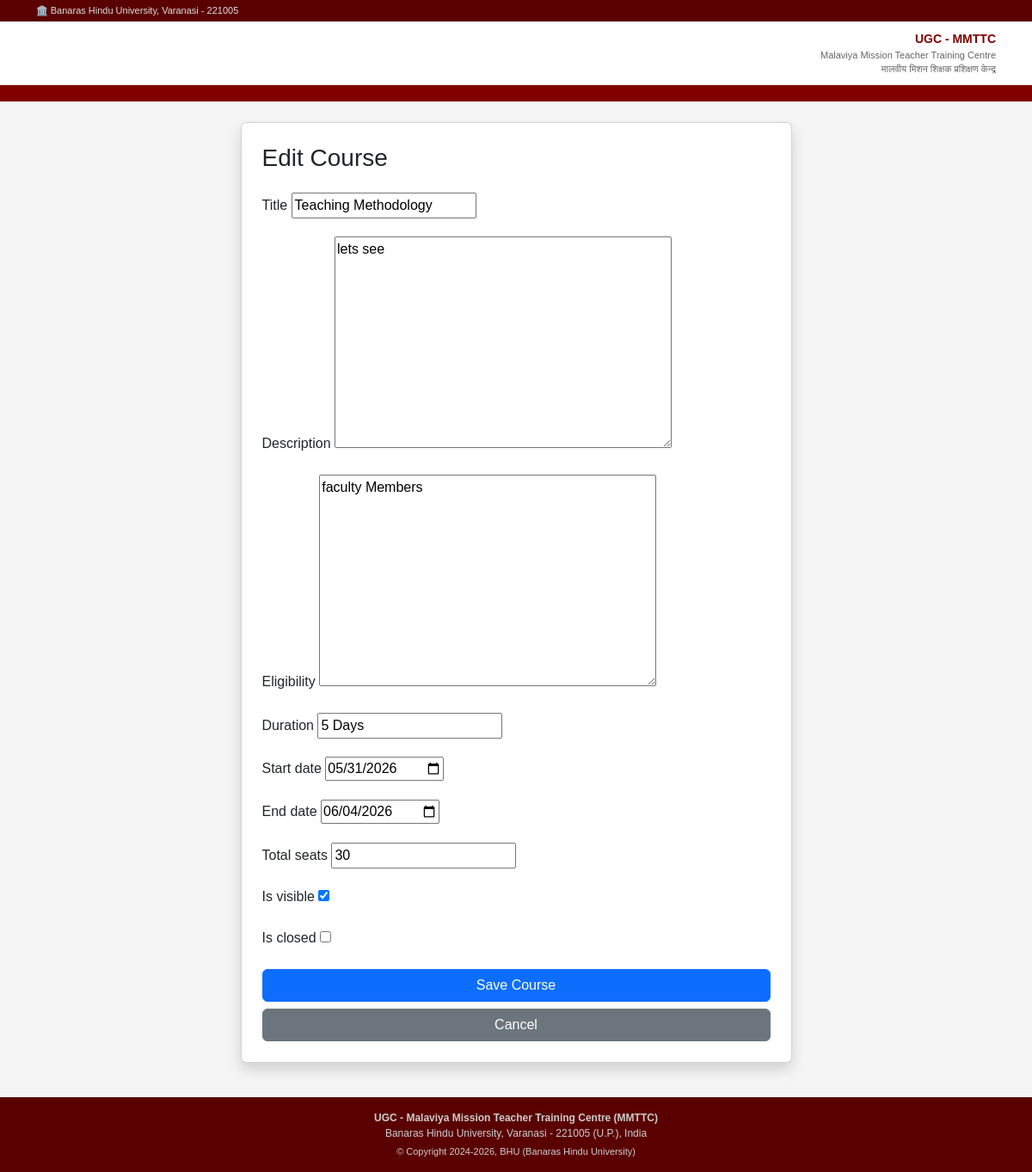
The app's page /courses/edit/1/ with its own data.
### courses/models.py (models this page shows, shortened)
class Course(models.Model):
    title = models.CharField(max_length=255)
    description = models.TextField()
    eligibility = models.TextField()
    duration = models.CharField(max_length=100)
    start_date = models.DateField()
    end_date = models.DateField()
    total_seats = models.IntegerField()
    seats_filled = models.IntegerField(default=0)
    is_visible = models.BooleanField(default=True)
    is_closed = models.BooleanField(default=False)
    created_by = models.ForeignKey(CustomUser, on_delete=models.SET_NULL, null=True)
    created_at = models.DateTimeField(auto_now_add=True)

### courses/views.py (the view)
# urls.py: path('edit/<int:pk>/', views.course_edit, name='course_edit'),
def course_edit(request, pk):
    course = get_object_or_404(Course, pk=pk)
    if request.method == 'POST':
        form = CourseForm(request.POST, instance=course)
        if form.is_valid():
            form.save()
            return redirect('course_list')
    else:
        form = CourseForm(instance=course)
    return render(request, 'courses/course_form.html', {'form': form, 'title': 'Edit Course'})

### courses/forms.py
class CourseForm(forms.ModelForm):
    class Meta:
        model = Course
        fields = [
            'title', 'description', 'eligibility',
            'duration', 'start_date', 'end_date',
            'total_seats', 'is_visible', 'is_closed'
        ]
        widgets = {
            'start_date': forms.DateInput(attrs={'type': 'date'}),
            'end_date': forms.DateInput(attrs={'type': 'date'}),
        }

### templates/courses/course_form.html (shortened to what this page needs)
{% extends 'base.html' %}
{% block content %}
<div class="container mt-4">
    <div class="row justify-content-center">
        <div class="col-md-7">
            <div class="card shadow">
                <div class="card-body p-4">
                    <h3 class="mb-4">{{ title }}</h3>
                    <form method="POST">
                        {% for field in form %}
                            <div class="mb-3">
                                <label class="form-label">{{ field.label }}</label>
                                {{ field }}
                            </div>
                        {% endfor %}
                        <button type="submit" class="btn btn-primary w-100">Save Course</button>
                        <a href="{% url 'course_list' %}" class="btn btn-secondary w-100 mt-2">Cancel</a>
                    </form>
                </div>
            </div>
        </div>
    </div>
</div>
{% endblock %}

### templates/base.html (style rules this page uses)
:root { --bhu-maroon: #800000; --bhu-dark: #5a0000; --bhu-light: #f9f3f3; --bhu-gold: #c8a951; }
body { background-color: #f5f5f5; font-family: Arial, sans-serif; }

### records on screen
Course: form "Teaching Methodology" "lets see" "faculty Members" "5 Days" "05/31/2026" "06/04/2026" "30" "☑"

### other values on screen
{{ title }} "Edit Course"
{{ field.label }} "Title" "Description" "Eligibility" "Duration" "Start date" "End date" "Total seats" "Is visible" "Is closed"
